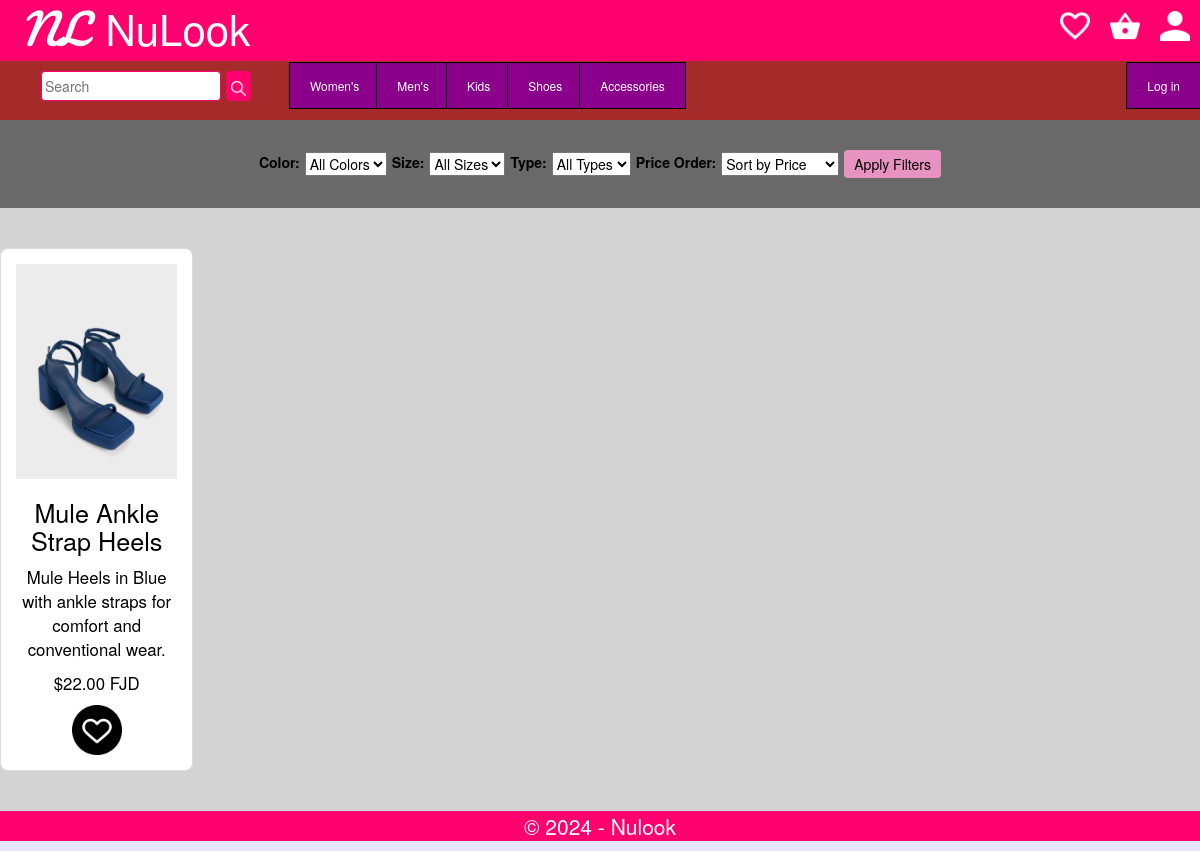
/shoes/, run on the app's committed database.
### app/models.py (models this page shows, shortened)
class Product(models.Model):
    product_id = models.AutoField(primary_key=True)
    category = models.ForeignKey(Category, on_delete=models.CASCADE)
    product_name = models.CharField(max_length=255)
    product_description = models.TextField()
    product_type = models.CharField(max_length=100)
    product_price = models.DecimalField(max_digits=10, decimal_places=2)
    product_image = models.ImageField(upload_to='product_images/', default='product_images/notfound.jpg')
    product_colour = models.ManyToManyField(Colour)

### app/views.py (the view)
# urls.py: path('shoes/', views.shoes, name='shoes'),
def shoes(request):
    assert isinstance(request, HttpRequest)
    shoes_category = get_object_or_404(Category, category_name='shoes')
    products = Product.objects.filter(category=shoes_category)
    color_filter = request.GET.get('color')
    size_filter = request.GET.get('size')
    type_filter = request.GET.get('type')
    price_order = request.GET.get('price_order')
    if color_filter:
        products = products.filter(color=color_filter)
    if size_filter:
        products = products.filter(size=size_filter)
    if type_filter:
        products = products.filter(type=type_filter)
    if price_order:
        if price_order == 'cheapest_first':
            products = products.order_by('price')
        elif price_order == 'expensive_first':
            products = products.order_by('-price')
    return render(
        request,
        'app/shoes.html',
        {
            'title':'Shoes',
            'message':'Shoes items available here',
            'year':datetime.now().year,
            'products': products,
        }
    )

### app/templates/app/shoes.html (shortened to what this page needs)
{% extends "app/layout.html" %}
{% load static %}
{% block content %}
<main class="content">
    <form method="get" action="{% url 'shoes' %}" class="filter_form">
        <div class="filter">
            <label for="color">Color:</label>
            <select id="color" name="color">
                <option value="">All Colors</option>
            </select>
        </div>
        <div class="filter">
            <label for="size">Size:</label>
            <select id="size" name="size">
                <option value="">All Sizes</option>
            </select>
        </div>
        <div class="filter">
            <label for="type">Type:</label>
            <select id="type" name="type">
                <option value="">All Types</option>
            </select>
        </div>
        <div class="filter">
            <label for="price_order">Price Order:</label>
            <select id="price_order" name="price_order">
                <option value="">Sort by Price</option>
            </select>
        </div>
        <div class="filter">
            <button type="submit">Apply Filters</button>
        </div>
    </form>
    <div class="product_list">
        {% if products %}
        {% for product in products %}
        <div class="product_item">
            <img src="{{ product.product_image.url }}" alt="{{ product.name }}">
            <h3>{{ product.product_name }}</h3>
            <p>{{ product.product_description }}</p>
            <p>${{ product.product_price }} FJD</p>
            <a href="{% url 'add_to_wishlist' product.product_id %}" id="heart-link"><img src="{% static 'images/heart.png' %}" id="heart" class="heart-icon" alt="Heart Icon"></a>
        </div>
        {% endfor %}
        {% else %}
        <p>No Kid's Products Found.</p>
        {% endif %}
    </div>
</main>
{% endblock %}

### app/static/app/content/site.css (style rules this page uses)
body { padding-top: 50px; padding-bottom: 20px; }
input, select, textarea { max-width: 280px; }

### app/static/app/content/frame.css (style rules this page uses)
body { margin:0; padding:0; height:100%; background-color:lavender; }
.content { color: black; margin:0; }
main { background-color: lightgrey; margin-top:0; }
.filter_form { display:flex; justify-content:center; padding-top:30px; padding-bottom:30px; background-color:dimgrey; width:auto; }
.filter { display:flex; align-items:center; justify-content:center; }
.filter label { display:flex; justify-content :space-between; }
.filter select { display:flex; margin-left:5px; margin-right:5px; }
.filter button { border:none; padding-top:4px; padding-bottom:4px; padding-left:10px; padding-right:10px; background-color:rgb(230, 147, 193); border-radius:4px }
.product_list { display: grid; width: 100%; grid-template-columns: repeat(3, 1fr); gap: 20px; justify-content: center; text-align: center; padding-bottom:40px; padding-top:40px; }
.product_item { border: 1px solid #ddd; border-radius: 8px; padding: 15px; max-width:50%; min-width:50%; text-align: center; background: #fff; }
.product_item h3 { font-size:1.8em; }
.product_item p { font-size: 1.2em; }
.product_item img { max-width:100%; height:auto; }
.heart-icon { width: 50px; height: auto; transition: filter 0.3s ease; }

### data on the page
Product: product_image (picture), product_name "Mule Ankle Strap Heels", product_description "Mule Heels in Blue with ankle straps for comfort and conventional wear.", product_price "22.00"
